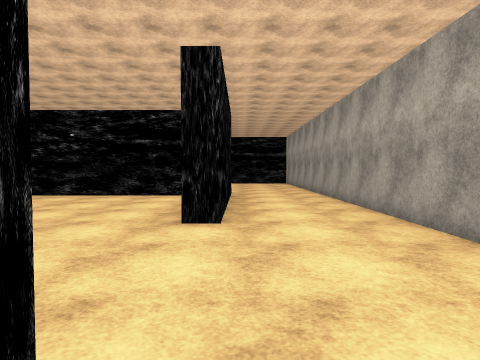
view 1 (above)

13 first-person views from a walk through a Unity game level. The camera is 1.4 m above the floor, tilts 2° down and sees 75° across. Doors are open. The floor is counted in squares, 2 m on a side. Each view is taken from the middle of a square. On the plan, view 1 faces up. The plan holds only what a view shows up to about 10 squares ahead; the rest is blank. The place goes on beyond the plan. The player is left out. Some surface patterns are stand-ins.

view 2
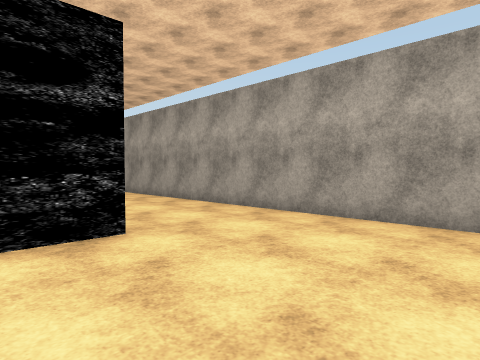

view 3
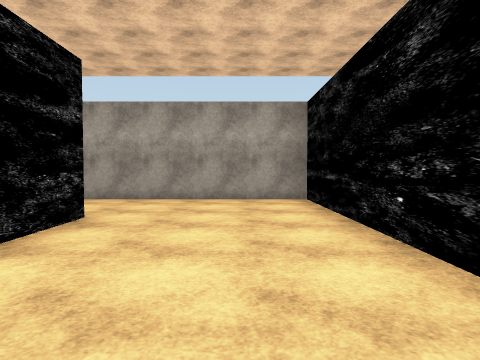

view 4
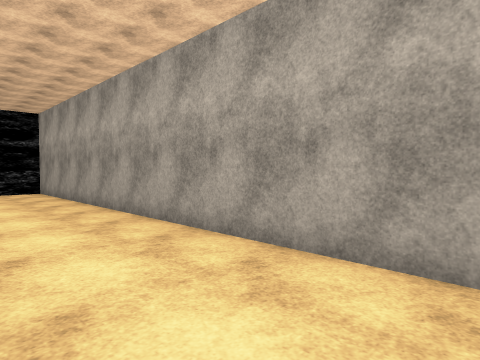

view 5
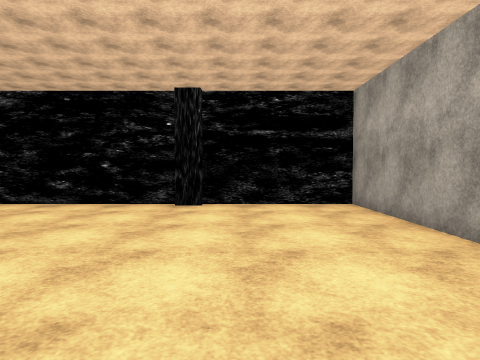

view 6
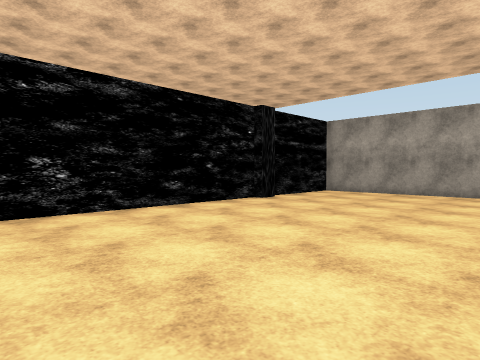

view 7
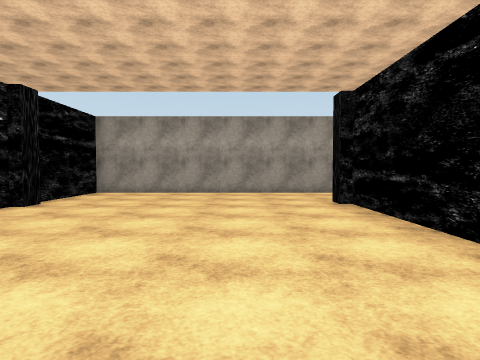

view 8
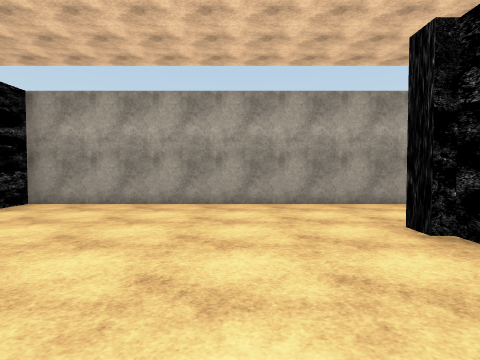

view 9
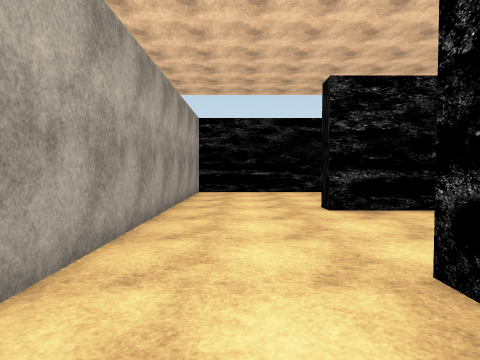

view 10
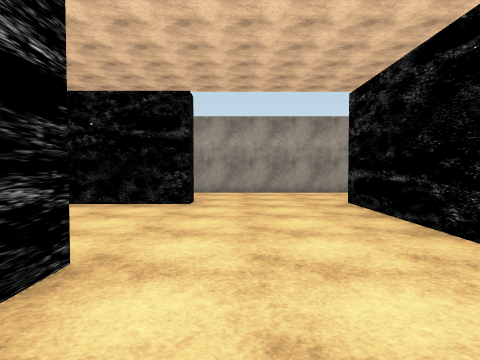

view 11
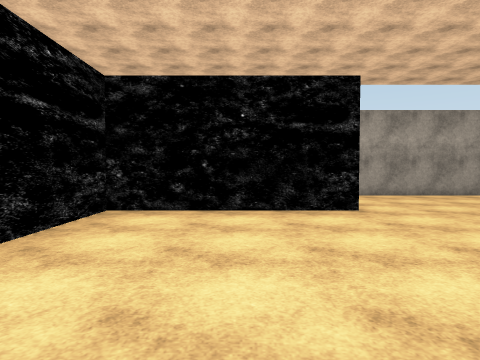

view 12
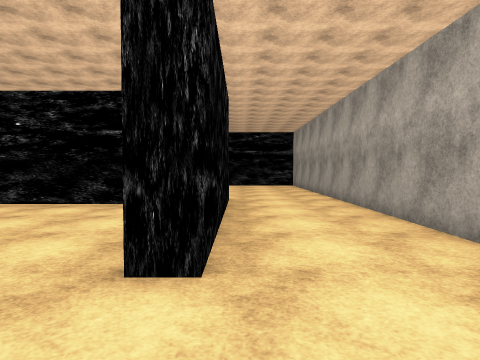

view 13
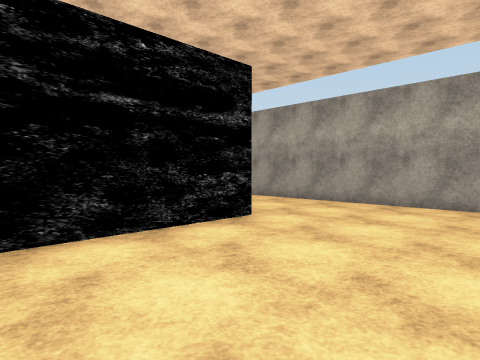

### Floor plan
Points are (right, up) in squares from view 1. A wall is a line through its corners. A room is listed if a view was taken in it or the views show most of it. See-through windows are left out.
Room 1 (views 1, 2, 3, 4, 5, 6, 7, 8, 9, 12, 13)
walls: (-1.5, 0.7) (-0.5, 0.7) (-0.5, 0.2) (-3.6, 0.2); (-0.3, 8.6) (-0.3, 4) (-0.8, 4); (-0.8, 9) (-0.2, 9); (-4.1, 8.7) (-0.8, 8.7); (-3, -3.6) (2.3, -3.6) (2.3, 15.2) (-0.8, 15.2); (-0.8, 15) (-1.2, 15); (-1.1, 15.2) (-6.4, 15.2)
ways out: opening at (-1, 2.5) to room 2; opening at (-7, 10.5)
Room 2 (views 10, 11)
walls: (-4.6, 4.2) (-5.5, 4.2); (-0.8, 4) (-0.8, 8.2) (-5.5, 8.2); (-4.1, 0.7) (-1.5, 0.7)
ways out: opening at (-1, 2.5) to room 1

Positions as (right, up) in squares from view 1, and headings:
1: (0, 0), facing up
2: (-2, -3), facing up-right
3: (-5, -2), facing right
4: (0, 5), facing up-right
5: (0, 9), facing up
6: (-7, 10), facing up-right
7: (-7, 11), facing right
8: (-4, 11), facing right
9: (1, 6), facing down
10: (-7, 3), facing right
11: (-6, 6), facing right
12: (0, 2), facing up
13: (-4, -3), facing up-right
